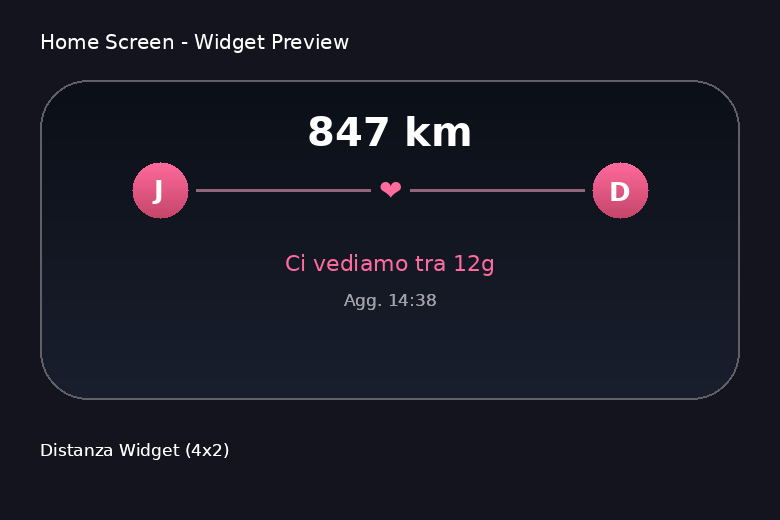

Python code for this plot:
from PIL import Image, ImageDraw, ImageFont
import os

W, H = 700, 320
img = Image.new("RGBA", (W, H), (0, 0, 0, 0))
draw = ImageDraw.Draw(img)

# Widget background: rounded rect with dark gradient
for y in range(H):
    t = y / H
    r = int(11 + (26 - 11) * t)
    g = int(15 + (31 - 15) * t)
    b = int(23 + (46 - 23) * t)
    draw.line([(0, y), (W, y)], fill=(r, g, b, 255))

# Round corners mask
mask = Image.new("L", (W, H), 0)
mask_draw = ImageDraw.Draw(mask)
mask_draw.rounded_rectangle([(0, 0), (W - 1, H - 1)], radius=48, fill=255)
img.putalpha(mask)

# Border
draw.rounded_rectangle([(0, 0), (W - 1, H - 1)], radius=48, outline=(255, 255, 255, 50), width=2)

# Try to use a nice font
try:
    font_bold = ImageFont.truetype("/usr/share/fonts/truetype/dejavu/DejaVuSans-Bold.ttf", 40)
    font_medium = ImageFont.truetype("/usr/share/fonts/truetype/dejavu/DejaVuSans-Bold.ttf", 28)
    font_small = ImageFont.truetype("/usr/share/fonts/truetype/dejavu/DejaVuSans.ttf", 22)
    font_tiny = ImageFont.truetype("/usr/share/fonts/truetype/dejavu/DejaVuSans.ttf", 17)
    font_initial = ImageFont.truetype("/usr/share/fonts/truetype/dejavu/DejaVuSans-Bold.ttf", 26)
except:
    font_bold = ImageFont.load_default()
    font_medium = font_bold
    font_small = font_bold
    font_tiny = font_bold
    font_initial = font_bold

pink = (255, 107, 157)
white = (255, 255, 255)
dim = (255, 255, 255, 120)

# Distance text
text = "847 km"
bbox = draw.textbbox((0, 0), text, font=font_bold)
tw = bbox[2] - bbox[0]
draw.text(((W - tw) / 2, 28), text, fill=white, font=font_bold)

# Initials row
cy = 110
circle_r = 28

# Draw initial circle 1 (J)
cx1 = 120
for dy in range(-circle_r, circle_r + 1):
    for dx in range(-circle_r, circle_r + 1):
        if dx * dx + dy * dy <= circle_r * circle_r:
            t = (dy + circle_r) / (2 * circle_r)
            cr = int(255 + (196 - 255) * t)
            cg = int(107 + (69 - 107) * t)
            cb = int(157 + (105 - 157) * t)
            img.putpixel((cx1 + dx, cy + dy), (cr, cg, cb, 255))

bbox = draw.textbbox((0, 0), "J", font=font_initial)
tw = bbox[2] - bbox[0]
th = bbox[3] - bbox[1]
draw.text((cx1 - tw / 2, cy - th / 2 - 4), "J", fill=white, font=font_initial)

# Draw initial circle 2 (D)
cx2 = W - 120
for dy in range(-circle_r, circle_r + 1):
    for dx in range(-circle_r, circle_r + 1):
        if dx * dx + dy * dy <= circle_r * circle_r:
            t = (dy + circle_r) / (2 * circle_r)
            cr = int(255 + (196 - 255) * t)
            cg = int(107 + (69 - 107) * t)
            cb = int(157 + (105 - 157) * t)
            img.putpixel((cx2 + dx, cy + dy), (cr, cg, cb, 255))

bbox = draw.textbbox((0, 0), "D", font=font_initial)
tw = bbox[2] - bbox[0]
th = bbox[3] - bbox[1]
draw.text((cx2 - tw / 2, cy - th / 2 - 4), "D", fill=white, font=font_initial)

# Line between circles
line_y = cy
draw.line([(cx1 + circle_r + 8, line_y), (W // 2 - 20, line_y)], fill=(255, 107, 157, 100), width=3)
draw.line([(W // 2 + 20, line_y), (cx2 - circle_r - 8, line_y)], fill=(255, 107, 157, 100), width=3)

# Heart emoji in center
heart = "\u2764"
bbox = draw.textbbox((0, 0), heart, font=font_medium)
tw = bbox[2] - bbox[0]
draw.text(((W - tw) / 2, cy - 16), heart, fill=pink, font=font_medium)

# Countdown
countdown = "Ci vediamo tra 12g"
bbox = draw.textbbox((0, 0), countdown, font=font_small)
tw = bbox[2] - bbox[0]
draw.text(((W - tw) / 2, 170), countdown, fill=pink, font=font_small)

# Last update
updated = "Agg. 14:38"
bbox = draw.textbbox((0, 0), updated, font=font_tiny)
tw = bbox[2] - bbox[0]
draw.text(((W - tw) / 2, 210), updated, fill=(255, 255, 255, 120), font=font_tiny)

# Add phone frame context - dark background behind widget
phone = Image.new("RGBA", (W + 80, H + 200), (20, 20, 30, 255))
phone_draw = ImageDraw.Draw(phone)

# Title
try:
    title_font = ImageFont.truetype("/usr/share/fonts/truetype/dejavu/DejaVuSans.ttf", 20)
except:
    title_font = ImageFont.load_default()
phone_draw.text((40, 30), "Home Screen - Widget Preview", fill=(255, 255, 255, 180), font=title_font)

# Paste widget
phone.paste(img, (40, 80), img)

# Fake status bar icons at bottom
phone_draw.text((40, H + 120), "Distanza Widget (4x2)", fill=(255, 255, 255, 80), font=font_tiny)

out_path = os.path.join(os.path.dirname(__file__), "widget_preview.png")
phone.save(out_path)
print(f"Saved to {out_path}")
